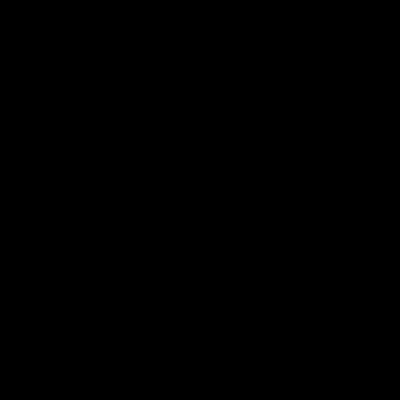
Frame 1 (no input)
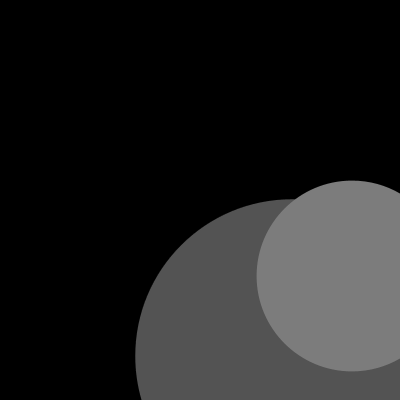
Frame 60 (the mouse pressed at the canvas centre just before this capture)
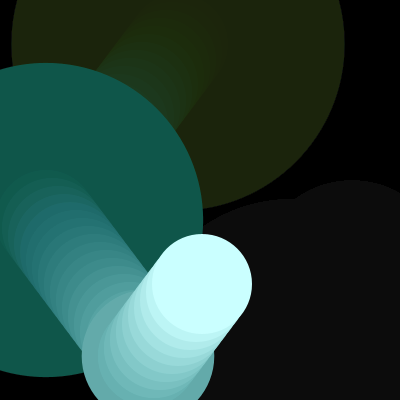
Frame 120 (the mouse held since frame 60 and released just before this capture)

The Processing sketch that drew these frames (run headless with seeded random() and noise(); from frame 60 on, the mouse is pressed at the canvas centre):

// Processing sketch: processing_162382
// ── processing_162382.pde

float balleY=100;
float balleX=100;
int ecartY=8;
int ecartX=6;
 
void setup() {
 background(0);
 noStroke();
 size(400,400);
 smooth();
}
  
void draw() {
  float r=random(400);

  fill(0,10);
  rect(0, 0, 400, 400);

  if(mousePressed){ 
  fill(balleX,255,balleY);
  ellipse(balleX,balleY,100,100);
  }
  
  balleY=balleY+ecartY;
  balleX=balleX+ecartX;

  if((balleY>=350)||(balleY<=50)){
    fill(balleX,255,balleY);
    ellipse(balleX,balleY,r,r);
  }
  
  if((balleX>=350)||(balleX<=50)){
    fill(balleX,255,balleY);
    ellipse(balleX,balleY,r,r);
  }
  
  if((balleY>350)||(balleY<50)){
    ecartY=-ecartY;
  }
   
  if((balleX>350)||(balleX<50)){
    ecartX=-ecartX;
  
  }
}
